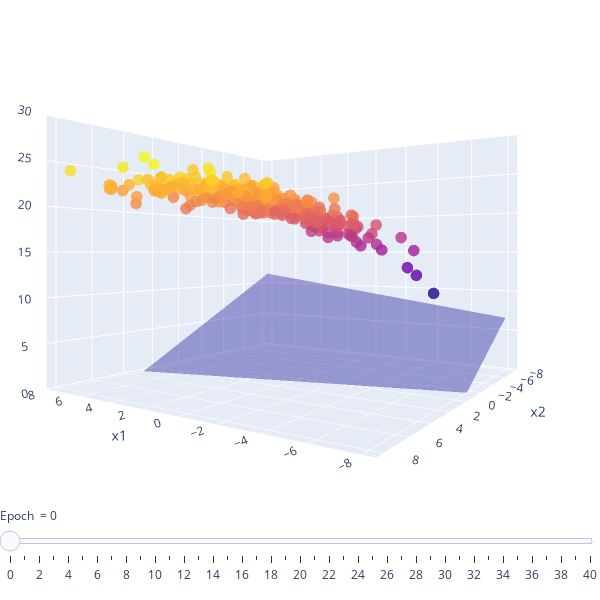

The notebook cell saved with this chart:
### Markdown cell above
Finally, you can see how the model gets updated at every epoch.

### Code cell
# re-initialize the model
LRv2_model_core = LinearRegression_v2(2, seed = 42)
LRv2_model_wrapper = ModelWrapper(LRv2_model_core)
print(LRv2_model_wrapper)

# train the model again
coef_trajectory, bias_trajectory, loss_trajectory = \
    LRv2_model_wrapper.train(X, y_true,
                             epochs = 40,
                             learning_rate = 0.05, ## try different values for the learning rate
                             print_frequency = 10)

# visualize
fig_process = lab1utils.visualize_trajectory(X, y_true, coef_trajectory, bias_trajectory)
fig_process.show()
